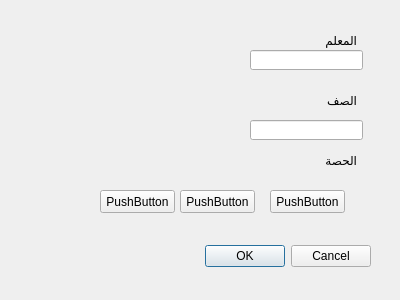
<?xml version="1.0" encoding="UTF-8"?>
<ui version="4.0">
 <class>Dialog</class>
 <widget class="QDialog" name="Dialog">
  <property name="geometry">
   <rect>
    <x>0</x>
    <y>0</y>
    <width>400</width>
    <height>300</height>
   </rect>
  </property>
  <property name="windowTitle">
   <string>Dialog</string>
  </property>
  <widget class="QDialogButtonBox" name="buttonBox">
   <property name="geometry">
    <rect>
     <x>30</x>
     <y>240</y>
     <width>341</width>
     <height>32</height>
    </rect>
   </property>
   <property name="orientation">
    <enum>Qt::Horizontal</enum>
   </property>
   <property name="standardButtons">
    <set>QDialogButtonBox::Cancel|QDialogButtonBox::Ok</set>
   </property>
  </widget>
  <widget class="QLineEdit" name="lineEdit">
   <property name="geometry">
    <rect>
     <x>250</x>
     <y>50</y>
     <width>113</width>
     <height>20</height>
    </rect>
   </property>
  </widget>
  <widget class="QLineEdit" name="lineEdit_2">
   <property name="geometry">
    <rect>
     <x>250</x>
     <y>120</y>
     <width>113</width>
     <height>20</height>
    </rect>
   </property>
  </widget>
  <widget class="QLabel" name="label">
   <property name="geometry">
    <rect>
     <x>246</x>
     <y>30</y>
     <width>111</width>
     <height>20</height>
    </rect>
   </property>
   <property name="text">
    <string>المعلم</string>
   </property>
  </widget>
  <widget class="QLabel" name="label_3">
   <property name="geometry">
    <rect>
     <x>256</x>
     <y>90</y>
     <width>101</width>
     <height>20</height>
    </rect>
   </property>
   <property name="text">
    <string>الصف</string>
   </property>
  </widget>
  <widget class="QLabel" name="label_2">
   <property name="geometry">
    <rect>
     <x>246</x>
     <y>150</y>
     <width>111</width>
     <height>20</height>
    </rect>
   </property>
   <property name="text">
    <string>الحصة</string>
   </property>
  </widget>
  <widget class="QPushButton" name="pushButton">
   <property name="geometry">
    <rect>
     <x>270</x>
     <y>190</y>
     <width>75</width>
     <height>23</height>
    </rect>
   </property>
   <property name="text">
    <string>PushButton</string>
   </property>
  </widget>
  <widget class="QPushButton" name="pushButton_2">
   <property name="geometry">
    <rect>
     <x>180</x>
     <y>190</y>
     <width>75</width>
     <height>23</height>
    </rect>
   </property>
   <property name="text">
    <string>PushButton</string>
   </property>
  </widget>
  <widget class="QPushButton" name="pushButton_3">
   <property name="geometry">
    <rect>
     <x>100</x>
     <y>190</y>
     <width>75</width>
     <height>23</height>
    </rect>
   </property>
   <property name="text">
    <string>PushButton</string>
   </property>
  </widget>
 </widget>
 <resources/>
 <connections>
  <connection>
   <sender>buttonBox</sender>
   <signal>accepted()</signal>
   <receiver>Dialog</receiver>
   <slot>accept()</slot>
   <hints>
    <hint type="sourcelabel">
     <x>248</x>
     <y>254</y>
    </hint>
    <hint type="destinationlabel">
     <x>157</x>
     <y>274</y>
    </hint>
   </hints>
  </connection>
  <connection>
   <sender>buttonBox</sender>
   <signal>rejected()</signal>
   <receiver>Dialog</receiver>
   <slot>reject()</slot>
   <hints>
    <hint type="sourcelabel">
     <x>316</x>
     <y>260</y>
    </hint>
    <hint type="destinationlabel">
     <x>286</x>
     <y>274</y>
    </hint>
   </hints>
  </connection>
 </connections>
</ui>
